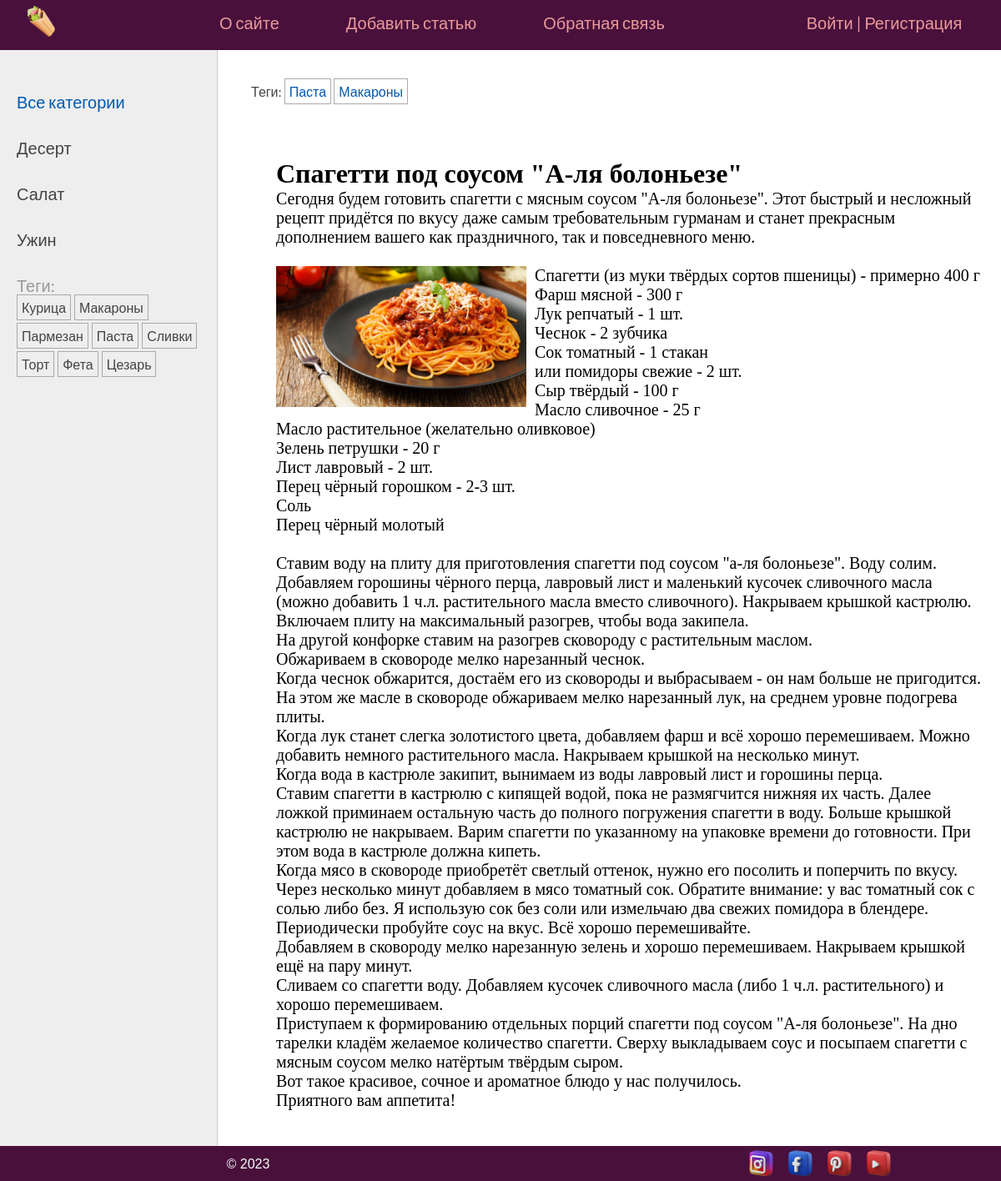
/post/spagetti-pod-sousom-a-lya-boloneze/, run on the app's committed database.
### recipes/models.py (models this page shows, shortened)
class Category(models.Model):
    name = models.CharField(max_length=100, db_index=True, verbose_name="Категория")
    slug = models.SlugField(max_length=255, unique=True, db_index=True)
    class Meta:
        verbose_name = "Категория"
        verbose_name_plural = "Категории"
    def get_absolute_url(self):
        return reverse('category', kwargs={'cat_slug': self.slug})

class TagPost(models.Model):
    tag = models.CharField(max_length=100, db_index=True)
    slug = models.SlugField(max_length=255, unique=True, db_index=True)
    class Meta:
        verbose_name = "Тэг"
        verbose_name_plural = "Тэги"
    def get_absolute_url(self):
        return reverse('tag', kwargs={'tag_slug': self.slug})

class Recipes(models.Model):
    class Status(models.IntegerChoices):
        DRAFT = 0, 'Черновик'
        PUBLISHED = 1, 'Опубликовано'
    title = models.CharField(max_length=255, verbose_name="Заголовок")
    slug = models.SlugField(max_length=255, unique=True, db_index=True, verbose_name="Slug",
                            validators=[
                               MinLengthValidator(5, message="Минимум 5 символов"),
                               MaxLengthValidator(100, message="Максимум 100 символов"),
                           ])
    photo = models.ImageField(upload_to="media/%Y/%m/%d/", default=None,
                              blank=True, null=True, verbose_name="Фото")
    content = models.TextField(blank=True, verbose_name="Описание рецепта")
    ingredients = models.TextField(blank=True, verbose_name="Состав / Ингредиенты")
    cooking = models.TextField(blank=True, verbose_name="Приготовление")
    time_create = models.DateTimeField(auto_now_add=True, verbose_name="Время создания")
    time_update = models.DateTimeField(auto_now=True, verbose_name="Время изменения")
    is_published = models.BooleanField(choices=tuple(map(lambda x: (bool(x[0]), x[1]), Status.choices)),
                                       default=Status.DRAFT, verbose_name="Статус")
    cat = models.ForeignKey('Category', on_delete=models.PROTECT, related_name='posts', verbose_name="Категории")
    tags = models.ManyToManyField('TagPost', blank=True, related_name='tags', verbose_name="Теги")
    author = models.ForeignKey(get_user_model(), on_delete=models.SET_NULL, related_name='author', verbose_name="Автор", null=True, default=None)
    objects = models.Manager()
    published = PublishedManager()
    class Meta:
        verbose_name = "Рецепт"
        verbose_name_plural = "Рецепты"
        ordering = ['-time_create']
        indexes = [
            models.Index(fields=['-time_create'])
        ]

### recipes/views.py (the view)
# urls.py: path('post/<slug:post_slug>/', views.ShowPost.as_view(), name='post'),
class ShowPost(DataMixin, DetailView):
    template_name = 'recipes/post.html'
    slug_url_kwarg = 'post_slug'
    context_object_name = 'post'
    def get_context_data(self, **kwargs):
        context = super().get_context_data(**kwargs)
        return self.get_mixin_context(context, title=context['post'].title)
    def get_object(self, queryset=None):
        return get_object_or_404(Recipes.published, slug=self.kwargs[self.slug_url_kwarg])

### recipes/models.py (called while the page is built)
    def get_queryset(self):
        return super().get_queryset().filter(is_published=Recipes.Status.PUBLISHED)

### recipes/templatetags/recipe_tags.py (called while the page is built)
@register.inclusion_tag('recipes/list_categories.html')
def show_categories(cat_selected=0):
    cats = Category.objects.annotate(total=Count("posts")).filter(total__gt=0)
    return {'cats': cats, 'cat_selected': cat_selected}

@register.inclusion_tag('recipes/list_tags.html')
def show_all_tags():
    return {'tags': TagPost.objects.annotate(total=Count("tags")).filter(total__gt=0)}

### recipes/utils.py (called while the page is built)
    def get_mixin_context(self, context, **kwargs):
        context['menu'] = menu
        context['entrance'] = entrance
        context['cat_selected'] = None
        context.update(kwargs)
        return context

### users/context_processors.py (called while the page is built)
def get_recipe_context(request):
    return {'mainmenu': menu}

### recipes/templates/recipes/post.html (shortened to what this page needs)
{% extends 'base.html' %}
{% block breadcrumbs %}
{% with post.tags.all as tags %}
{% if tags %}
<ul class="tags-list">
    <li>Теги:</li>
    {% for t in tags %}
    <li><a href="{{t.get_absolute_url}}">{{t.tag}}</a></li>
    {% endfor %}
</ul>
{% endif %}
{% endwith %}
{% endblock %}
{% block content %}
<h1>{{post.title}}</h1>
{{ post.content|linebreaks }} <br>
{% if post.photo %}
<p><img class="img-article-left" src="{{post.photo.url}}"></p>
{% endif %}
    {{ post.ingredients|linebreaks }} <br>
    {{ post.cooking|linebreaks }} <br>
{% endblock %}

### recipes/templates/recipes/list_categories.html
{% for cat in cats %}
    {% if cat.id == cat_selected %}
        <li class="selected">{{ cat.name }}</li>
        {% else %}
        <li><a href="{{ cat.get_absolute_url }}">{{ cat.name }}</a></li>
    {% endif %}
{% endfor %}

### recipes/templates/recipes/list_tags.html
{% if tags %}
    <p>Теги:</p>
    <ul class="tags-list">
        {% for t in tags %}
        <li><a href="{{t.get_absolute_url}}">{{t.tag}}</a></li>
        {% endfor %}
    </ul>
{% endif %}

### recipes/static/recipes/css/styles.css (style rules this page uses)
* { margin: 0; padding: 0; }
html, body { font-family: 'Lato', sans-serif;; margin: 0; padding: 0; height: 100%; width: 100%; color: #444; }
a { color: #0059b2; text-decoration: none; }
img { max-width: 600px; height: auto; }
img.img-article-left { max-width: 300px; height: auto; float: left; padding: 0 10px 10px 0; }
.left-chapters ul { width: 230px; margin: 0; padding: 20px 10px 10px 20px; list-style: none; font-size: 20px; }
.left-chapters ul li { margin: 30px 0 0 0; color: #999; }
.left-chapters ul li a { color: #444; text-decoration: none; }
ul.tags-list { width: 100%; margin: 0; padding: 0; list-style: none; }
ul.tags-list li { margin: 0; padding: 0 0 10px; display: inline-block; }
ul.tags-list li a { padding: 5px; font-size: 16px; border: 1px solid #aaa; }
.content-text h1 { font-size: 32px; }

### data on the page
Category: name "Десерт"
Category: name "Салат"
Category: name "Ужин"
TagPost: tag "Курица"
TagPost: tag "Макароны"
TagPost: tag "Пармезан"
TagPost: tag "Паста"
TagPost: tag "Сливки"
TagPost: tag "Торт"
TagPost: tag "Фета"
TagPost: tag "Цезарь"
Recipes: title "Спагетти под соусом \"А-ля болоньезе\"", content "Сегодня будем готовить спагетти с мясным соусом \"А-ля болоньезе\". Этот быстрый и несложный рецепт придётся по вкусу даже самым требовательным гурманам и станет прекрасным дополнением вашего как праздничного, так и повседневного меню.", photo (picture), ingredients "Спагетти (из муки твёрдых сортов пшеницы) - примерно 400 г Фарш мясной - 300 г Лук репчатый - 1 шт. Чеснок - 2 зубчика Сок томатный - 1 стакан или помидоры свежие - 2 шт. Сыр твёрдый - 100 г Масло сливочное - 25 г Масло растительное (желательно оливковое) Зелень петрушки - 20 г Лист лавровый - 2 шт. Перец чёрный горошком - 2-3 шт. Соль Перец чёрный молотый", cooking "Ставим воду на плиту для приготовления спагетти под соусом \"а-ля болоньезе\". Воду солим. Добавляем горошины чёрного перца, лавровый лист и маленький кусочек сливочного масла (можно добавить 1 ч.л. растительного масла вместо сливочного). Накрываем крышкой кастрюлю. Включаем плиту на максимальный разогрев, чтобы вода закипела. На другой конфорке ставим на разогрев сковороду с растительным маслом. Обжариваем в сковороде мелко нарезанный чеснок. Когда чеснок обжарится, достаём его из сковороды и выбрасываем - он нам больше не пригодится. На этом же масле в сковороде обжариваем мелко нарезанный лук, на среднем уровне подогрева плиты. Когда лук станет слегка золотистого цвета, добавляем фарш и…"

### other printed values
{{ m.title }} "О сайте" "Добавить статью" "Обратная связь"
